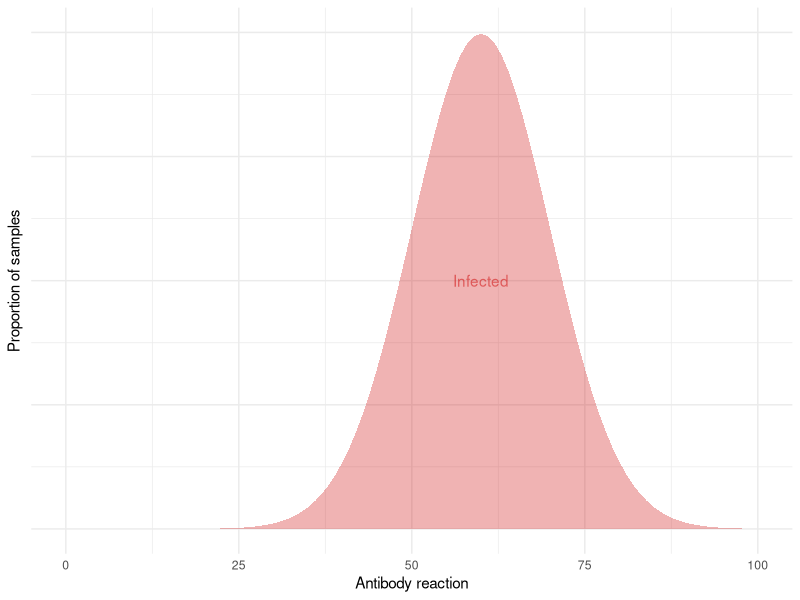
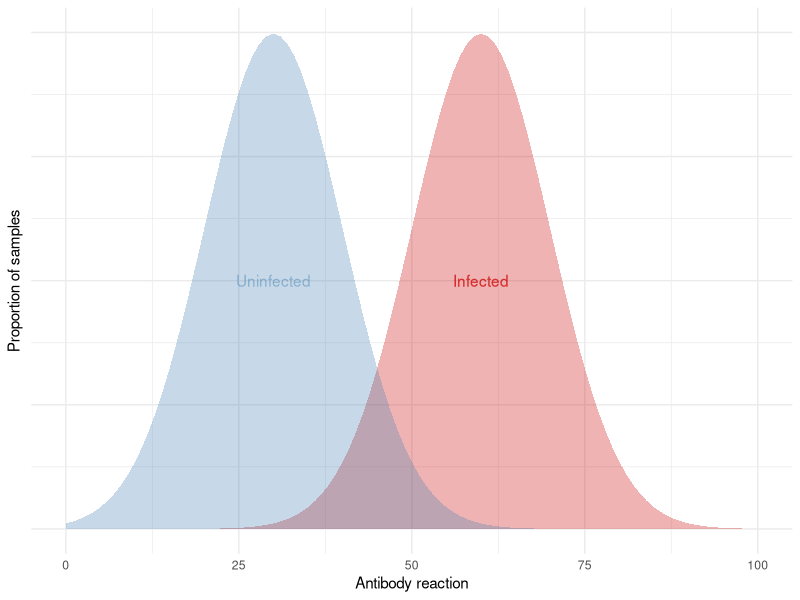
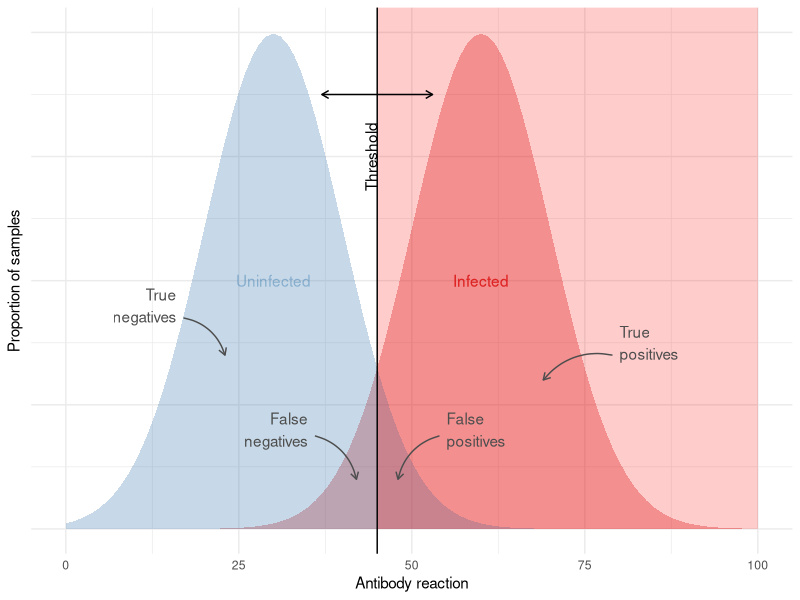
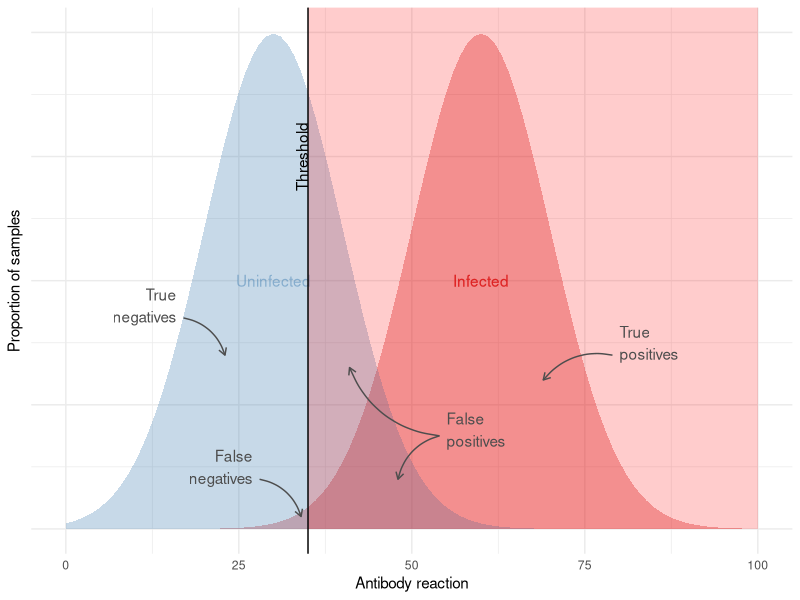
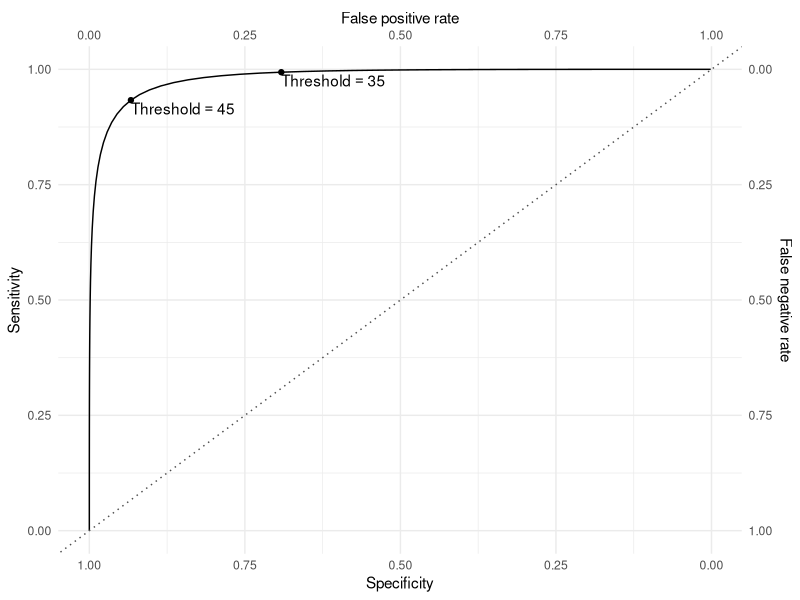

These charts were generated, in order, by the following R code:
## ---- chunk 1
library(tidyverse)
library(scales) # for prettier axis labels
# library(simecol) # for running model 
# library(gmp) # for large numbers to display correctly

theme_set(theme_minimal())
## ---- chunk 2
#| label: fig-AbRxn1
#| column: margin
#| warning: false
#| fig-cap: "Hypothetical distributions of an antibody reaction (e.g., in an ELISA) from infected individuals."
#| fig-alt: "A red bell curve labeled infected"

P <- ggplot(data.frame(x=c(0,100)), aes(x = x)) +
  stat_function(fun = dnorm,
    geom = "area", fill = "red3",
    alpha = 0.3,
    args=list(mean=60, sd=10)
  ) + 
  annotate(geom="text", 
           x=c(60), y=0.02, 
           label=c("Infected"), 
           color = c("red3"),
           alpha=1/2) +
  labs(x="Antibody reaction", 
       y="Proportion of samples") +
  coord_cartesian(ylim = c(0,0.04)) + 
   theme(axis.text.y = element_blank())
P
## ---- chunk 3
#| label: fig-AbRxn2
#| column: margin
#| warning: false
#| fig-cap: "Distributions of an antibody reactions from infected _and_ uninfected individuals."
#| fig-alt: "A blue bell curve for uninfecteds that overlaps a bit with a red bell curve for infecteds"

P <- P + 
  stat_function(fun = dnorm,
                geom = "area", fill = "steelblue",
                alpha = 0.3,
                args=list(mean=30, sd=10)
  ) +
  annotate(geom="text", 
           x=c(30,60), y=0.02, 
           label=c("Uninfected", "Infected"), 
           color = c("steelblue", "red3"),
           alpha=1/2) +
  labs(x="Antibody reaction", 
       y="Proportion of samples") +
  coord_cartesian(ylim = c(0,0.04)) + 
   theme(axis.text.y = element_blank())
P
## ---- chunk 4
#| label: fig-AbRxn3
#| column: margin
#| warning: false
#| fig-cap: "Above some threshold amount of antibody reaction a sample is scored as positive (pink background) and below it is negative."
#| fig-alt: "A vertical line representing a threshold between the blue and red bell curves with labels highlighting, from left to right, the true and false negatives and false and true positives."

P +
  annotate("rect",
           xmin = 45, xmax = 100,
           ymin = 0, ymax = 0.05,
           alpha = 0.2, fill="red") +
  geom_vline(xintercept=45) + 
  annotate(geom="text",
           x=45, y=0.03, 
           label="Threshold",
           angle = 90, vjust=0) + 
  annotate(geom="text", color="gray30",
           x=c(16, 35, 55,80), 
           y=c(0.018,0.008, 0.008, 0.015),
           hjust=c(1,1, 0,0),
           label=c("True\nnegatives", "False\nnegatives",
                   "False\npositives", "True\npositives")
  ) +
  annotate(geom = "curve", color="gray30",
           x = c(17, 36), xend = c(23,42),
           y = c(0.017, 0.0075), 
           yend = c(0.014,0.004), 
           curvature = -0.3, 
           arrow = arrow(length = unit(2, "mm"))
  ) +
  annotate(geom = "curve", color="gray30",
           x = c(54, 79), xend = c(48,69),
           y = c(0.0075, 0.014), 
           yend = c(0.004,0.012), 
           curvature = 0.3, 
           arrow = arrow(length = unit(2, "mm"))
  ) +
  annotate(geom="segment",
           x=45, y=0.035,
           xend=c(37,53), yend=0.035, 
           arrow = arrow(length = unit(2, "mm"))
  )

## ---- chunk 5
#| label: fig-AbRxn4
#| column: margin
#| warning: false
#| fig-cap: "We can lower the threshold (i.e., be less stringent) so there are fewer false negatives, but this will produce more false positives."
#| fig-alt:  "A vertical line representing a threshold between the blue and red bell curves with labels highlighting, from left to right, the true and false negatives and false and true positives."


P +
  annotate("rect",
           xmin = 35, xmax = 100,
           ymin = 0, ymax = 0.05,
           alpha = 0.2, fill="red") +
  geom_vline(xintercept=35)  + 
  annotate(geom="text",
           x=35, y=0.03, 
           label="Threshold",
           angle = 90, vjust=0) + 
  annotate(geom="text", color="gray30",
           x=c(16, 27, 55,80), 
           y=c(0.018,0.005, 0.008, 0.015),
           hjust=c(1,1, 0,0),
           label=c("True\nnegatives", "False\nnegatives",
                   "False\npositives", "True\npositives")
  ) +
  annotate(geom = "curve", color="gray30",
           x = c(17, 28, 54), xend = c(23,34, 41),
           y = c(0.017, 0.004, 0.0075), 
           yend = c(0.014,0.001, 0.013), 
           curvature = -0.3, 
           arrow = arrow(length = unit(2, "mm"))
  ) +
  annotate(geom = "curve", color="gray30",
           x = c(54, 79), xend = c(48,69),
           y = c(0.0075, 0.014), 
           yend = c(0.004,0.012), 
           curvature = 0.3, 
           arrow = arrow(length = unit(2, "mm"))
  ) 

## ---- chunk 6
#| label: fig-ROC
#| fig-cap-location: margin
#| fig-asp: 1
#| fig-cap: "ROC plot for the hypothetical antibody test. The cutoffs from the prior figures are plotted along the curve. Notice the axis values are reverse from top to bottom and left to right. When a test is pefectly sensitive there are no false negatives."
#| fig-alt: "A plot showing sensitivity going up (fewer false negatives) as specicity goes down (reversed x-axis, equivalent to increasing false positives). This curve is almost like a stair step, but curved in the upper left (i.e., you cannot be perfect)."

df <- tibble(Threshold = seq(0,100, length.out = 101),
             Specificity = pnorm(q=Threshold, mean=30, sd=10, lower.tail=T),
             Sensitivity = pnorm(q=Threshold, mean=60, sd=10, lower.tail = F)) 
twopoints <- filter(df, Threshold %in% c(35, 45))

ggplot(df, aes(Specificity, Sensitivity)) + 
  geom_line() + 
  geom_point(data=twopoints) + 
  scale_x_reverse("Specificity",
                  sec.axis = sec_axis(~ 1- ., name="False positive rate")) + 
  scale_y_continuous("Sensitivity",
                  sec.axis = sec_axis(~ 1- ., name="False negative rate")) +
  annotate(geom="text",
           x=twopoints$Specificity, 
           y=twopoints$Sensitivity, 
           label=paste0("Threshold ==", twopoints$Threshold), parse=TRUE, 
           hjust=0, vjust=1.2) + 
  geom_abline(slope=1, intercept=1, linetype=3, color="gray30") 
